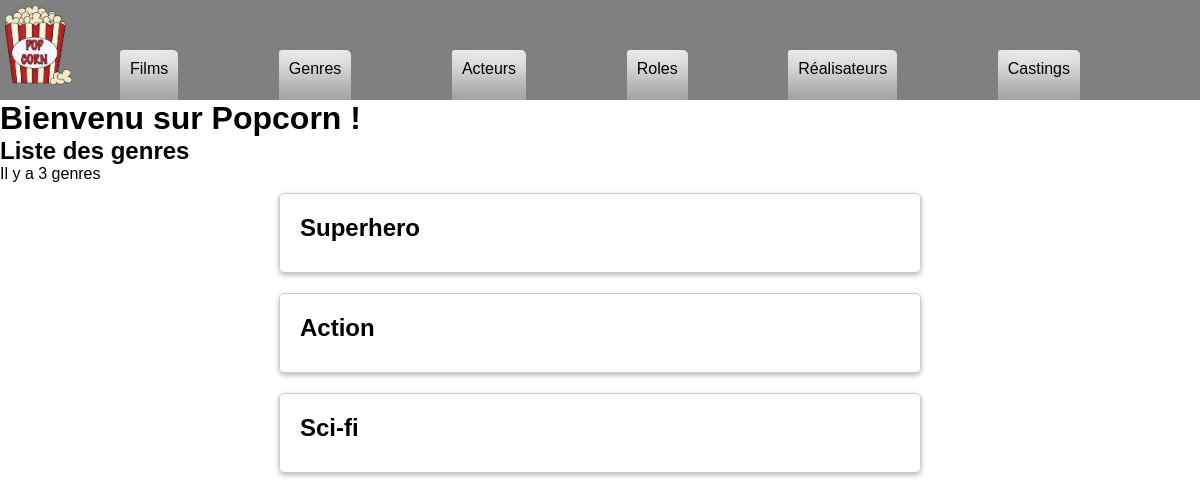
Before: /index.php?action=listGenres with the older database file.
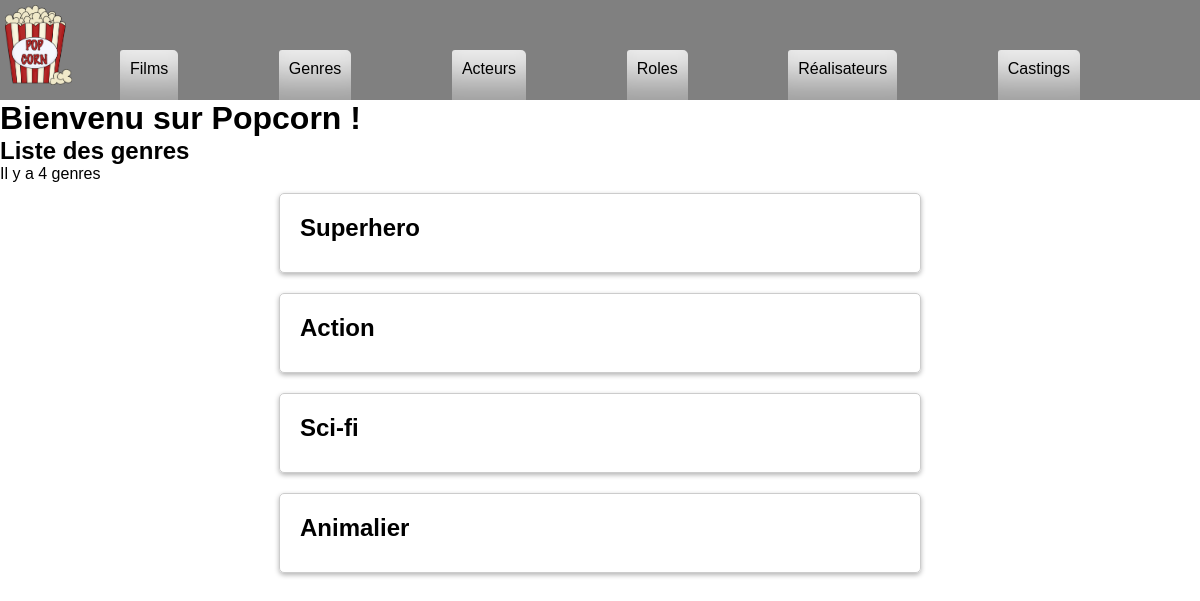
After: the same page with the newer database file.
### tables this page shows
CREATE TABLE IF NOT EXISTS `genre` (
  `id_genre` int NOT NULL AUTO_INCREMENT,
  `genre_name` varchar(50) DEFAULT NULL,
  PRIMARY KEY (`id_genre`)
);

### controller/CinemaController.php (called while the page is built, shortened)
<?php
class CinemaController
{
	public function listGenres()
	{
		$pdo = Connect::connectToDb();
		$request = $pdo->query("
    SELECT genre_name, id_genre
    FROM genre
    ");
		require "view/listGenres.php";
	}
}

### view/listGenres.php (the view, shortened to what this page needs)
    <p> Il y a <?= $request->rowCount() ?> genres</p>
    <div class="movie-card-list">
            <?php
            foreach ($request->fetchAll() as $genre) { ?>
                <div class="movie-card">
			        <a href="index.php?action=detailsGenre&id=<?= $genre["id_genre"] ?>">
                        <span><?= ucfirst($genre["genre_name"]) ?></span>
                </div>
            <?php } ?>
            </div>
<?php
require "view/template.php"; ?>

Changed rows visible on the page:
added genre: genre_name "Animalier"
Other visible differences:
$request->rowCount(): "3" → "4"
